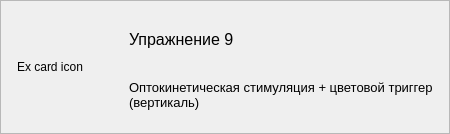
                  <widget class="ClickableCard" name="card_excersise_apple_9">
                   <property name="frameShape">
                    <enum>QFrame::StyledPanel</enum>
                   </property>
                   <property name="frameShadow">
                    <enum>QFrame::Raised</enum>
                   </property>
                   <property name="choosable" stdset="0">
                    <bool>true</bool>
                   </property>
                   <layout class="QHBoxLayout" name="horizontalLayout_22" stretch="1,4">
                    <property name="spacing">
                     <number>12</number>
                    </property>
                    <property name="leftMargin">
                     <number>16</number>
                    </property>
                    <property name="topMargin">
                     <number>16</number>
                    </property>
                    <property name="rightMargin">
                     <number>16</number>
                    </property>
                    <property name="bottomMargin">
                     <number>16</number>
                    </property>
                    <item>
                     <widget class="CardIcon" name="label_43">
                      <property name="sizePolicy">
                       <sizepolicy hsizetype="Minimum" vsizetype="Minimum">
                        <horstretch>0</horstretch>
                        <verstretch>0</verstretch>
                       </sizepolicy>
                      </property>
                      <property name="minimumSize">
                       <size>
                        <width>100</width>
                        <height>100</height>
                       </size>
                      </property>
                      <property name="text">
                       <string>Ex card icon</string>
                      </property>
                      <property name="svg_file" stdset="0">
                       <string>./img/ex_9_icon.svg</string>
                      </property>
                      <property name="scale" stdset="0">
                       <double>1.300000000000000</double>
                      </property>
                      <property name="main_color" stdset="0">
                       <string>#2ecc71</string>
                      </property>
                      <property name="circle_color" stdset="0">
                       <string>#e9f7ef</string>
                      </property>
                     </widget>
                    </item>
                    <item>
                     <layout class="QVBoxLayout" name="verticalLayout_28">
                      <item>
                       <widget class="QLabel" name="label_44">
                        <property name="font">
                         <font>
                          <pointsize>12</pointsize>
                         </font>
                        </property>
                        <property name="text">
                         <string>Упражнение 9</string>
                        </property>
                       </widget>
                      </item>
                      <item>
                       <widget class="QLabel" name="label_45">
                        <property name="font">
                         <font>
                          <pointsize>10</pointsize>
                         </font>
                        </property>
                        <property name="text">
                         <string>Оптокинетическая стимуляция + цветовой триггер (вертикаль)</string>
                        </property>
                        <property name="wordWrap">
                         <bool>true</bool>
                        </property>
                       </widget>
                      </item>
                     </layout>
                    </item>
                   </layout>
                  </widget>
